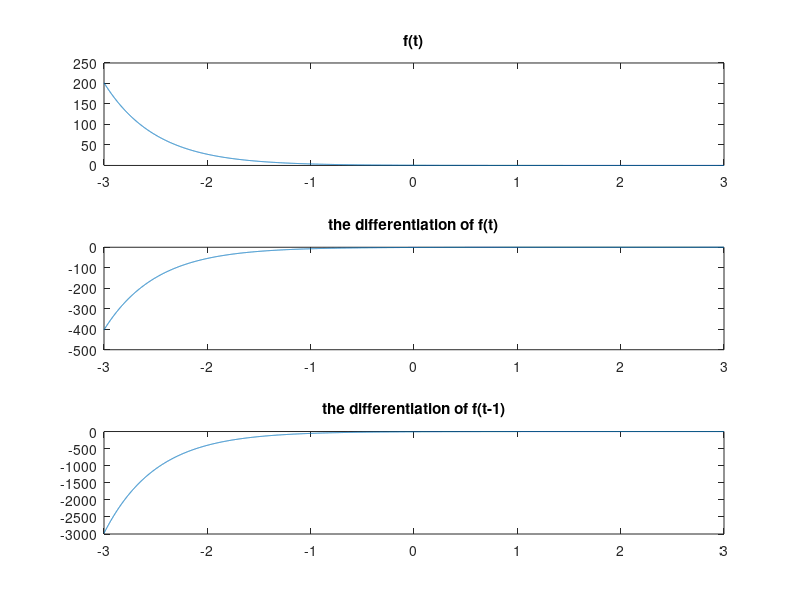

Write the MATLAB code that produced this figure.
clear all;
close all;
h= 0.001;
t= -3:h:3;
ft= 0.5*exp(-2*t);
subplot(3,1,1);
plot(t,ft);
title('f(t)');
y1= diff(ft)* 1/h;
subplot(3,1,2);
plot(t(1:length(t) - 1),y1);
title('the differentiation of f(t)');
ft2= 0.5*exp(-2*(t-1));
y2= diff(ft2)* 1/h;
subplot(3,1,3);
plot(t(1:length(t) - 1),y2);
title('the differentiation of f(t-1)');